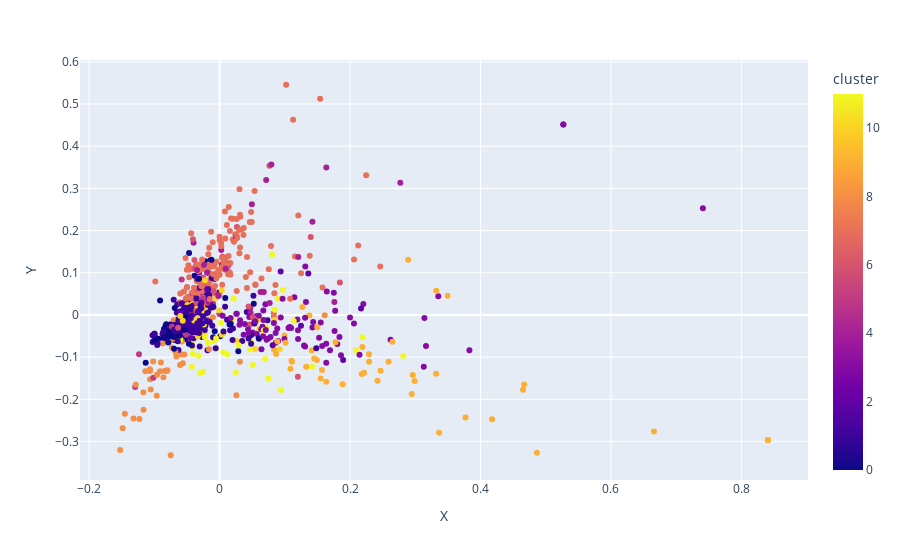

The notebook cell this image was saved under:
### Code cell
import plotly.express as px
df = result
trace = px.scatter(df, x="X", y="Y", color="cluster",
                 hover_data=['texto'])
layout = go.Layout(title="PCA")
fig = go.Figure(data=trace, layout=layout)
iplot(fig)

### Figure 1 — Plotly figure (JSON) as saved in the notebook; plotly's stock layout.template omitted (floating-point values rounded to 4 significant figures; data arrays with more than 128 entries replaced by an {"elided": "..."} marker saying what was removed)
{"data": [{"customdata": {"elided": "1000x1 str values"}, "hovertemplate": "X=%{x}<br>Y=%{y}<br>texto=%{customdata[0]}<br>cluster=%{marker.color}<extra></extra>", "legendgroup": "", "marker": {"color": {"elided": "1000 int values"}, "coloraxis": "coloraxis", "symbol": "circle"}, "mode": "markers", "name": "", "orientation": "v", "showlegend": false, "type": "scatter", "x": {"elided": "1000 float values"}, "xaxis": "x", "y": {"elided": "1000 float values"}, "yaxis": "y"}], "layout": {"coloraxis": {"colorbar": {"title": {"text": "cluster"}}, "colorscale": [[0, "#0d0887"], [0.1111, "#46039f"], [0.2222, "#7201a8"], [0.3333, "#9c179e"], [0.4444, "#bd3786"], [0.5556, "#d8576b"], [0.6667, "#ed7953"], [0.7778, "#fb9f3a"], [0.8889, "#fdca26"], [1, "#f0f921"]]}, "legend": {"tracegroupgap": 0}, "margin": {"t": 60}, "xaxis": {"anchor": "y", "domain": [0, 1], "title": {"text": "X"}}, "yaxis": {"anchor": "x", "domain": [0, 1], "title": {"text": "Y"}}}}
